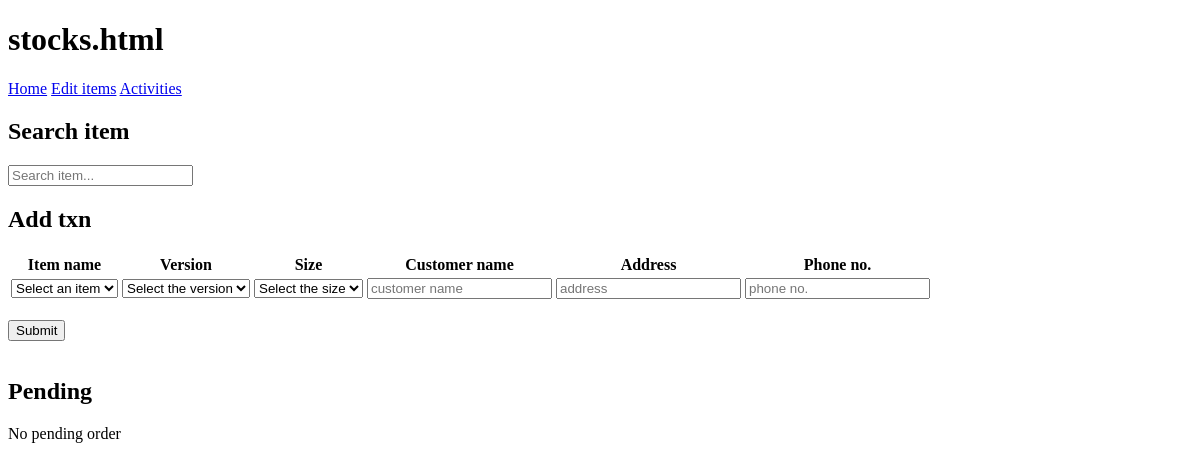
Before: /stocks with the older database file.
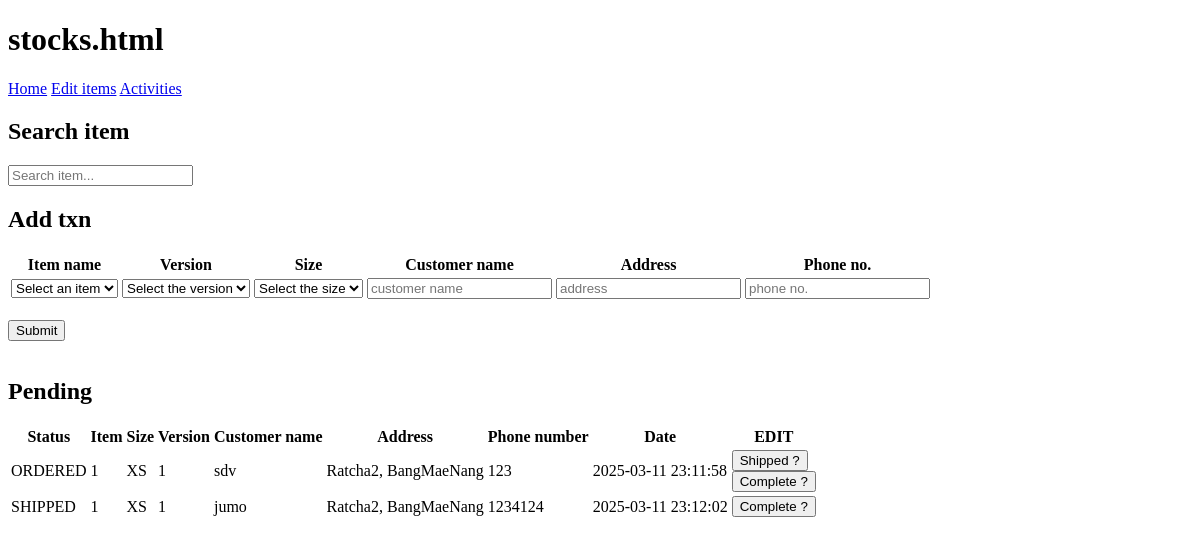
After: the same page with the newer database file.
### tables this page shows
CREATE TABLE "activities"
(
    ID           INTEGER
        primary key autoincrement,
    Status       TEXT default 'ORDERED' not null,
    Item         TEXT                   not null,
    Size         TEXT                   not null,
    Version      TEXT                   not null,
    CustomerName TEXT                   not null,
    Address      TEXT                   not null,
    PhoneNumber  NUMERIC                not null,
    Date         CURRENT_TIMESTAMP      not null,
    item_id      integer                not null
);

### app.py (the view, shortened to what this page needs)
@app.route('/stocks', methods=['GET', 'POST'])
def stocks():
    con = sqlite3.connect("endless.db")
    con.row_factory = sqlite3.Row
    db = con.cursor()
    name_and_version = db.execute("SELECT * FROM items ORDER BY Item").fetchall()
    activities = db.execute("SELECT * FROM activities").fetchall()
    size = db.execute("SELECT Size FROM sizes").fetchall()
    size_and_stocks = db.execute("SELECT * FROM size_and_stocks")
    if request.method == 'POST' and 'submit_txn' in request.form:
        item_name = request.form.get("item_name")
        size = request.form.get("size")
        version = request.form.get("version")
        customer = request.form.get("customer_name")
        address = request.form.get("address")
        phone = request.form.get("phone_no")
        phone = int(phone)
        if size == 'XS':
            sizeID = 1
        elif size == 'S':
            sizeID = 2
        elif size == 'M':
            sizeID = 3
        elif size == 'L':
            sizeID = 4
        elif size == 'XL':
            sizeID = 5
        elif size == 'XXL':
            sizeID = 6
        else:
            return render_template('stocks.html', message="invalid size")
        if not item_name or not size or not version or not customer or not address or not phone:
            return render_template('stocks.html', message="Please fill out all the fields")
        if phone <= 0:
            return render_template('stocks.html', message="Please enter the valid number")
        item_id = db.execute("SELECT ID FROM items WHERE Item = ? AND Version = ?", (item_name, version)).fetchall()
        item_id = item_id[0][0]
        if not item_id:
            return render_template('stocks.html', message="Item not found")
        quantity = db.execute(
            "SELECT Quantity from size_and_stocks JOIN sizes ON size_and_stocks.size_id = sizes.ID WHERE item_id = ? AND sizes.Size = ?",
            (item_id, size)).fetchall()
        quantity = quantity[0][0]
        if quantity < 1:
            flash("Out of stock")
            return redirect(url_for('stocks'))
        else:
            item_id = db.execute("SELECT ID FROM items WHERE Item = ? AND Version = ?", (item_name, version)).fetchall()
            quantity = quantity - 1
            db.execute("UPDATE size_and_stocks SET Quantity = ? WHERE item_id = ? AND size_id = ?",
                       (quantity, item_id[0][0], sizeID))
            db.execute(
                "INSERT INTO activities(Item,Size,Version,CustomerName,Address,PhoneNumber, Date, item_id) VALUES(?,?,?,?,?,?,DATETIME('now'),?)",
                (item_name, size, version, customer, address, phone, item_id[0][0]))
            con.commit()
            return redirect(url_for('stocks'))
    else:
        txn_query = db.execute("""
        SELECT * FROM activities
        WHERE Status <> ?
    """, ("COMPLETED",)).fetchall()
        return render_template('stocks.html', stocks=size_and_stocks, items=name_and_version, activities=activities,
                               size=size, txn_query=txn_query)

### templates/stocks.html (shortened to what this page needs)
<!DOCTYPE html>
<html lang="en">
<head>
</head>
<header>
    <h1>stocks.html</h1>
</header>
<body>
<a href="/">Home</a>
<a href="/edit_item">Edit items</a>
<a href="/activities">Activities</a>
<div>
    <h2>Search item</h2>
    <input type="search" placeholder="Search item..." id="INDEX">
</div>
<h2>Add txn</h2>
<form method="POST">
    <table>
        <thead>
        <th>Item name</th>
        <th>Version</th>
        <th>Size</th>
        <th>Customer name</th>
        <th>Address</th>
        <th>Phone no.</th>
        </thead>
        <tbody>
        <tr>
            <td>
                <select name="item_name" required>
                    <option selected="selected" value="">Select an item</option>
                </select>
            </td>
            <td>
                <select name="version" required>
                    <option selected="selected" value="">Select the version</option>
                </select>
            </td>
            <td>
                <select name="size" required>
                    <option selected="selected" value="">Select the size</option>
                </select>
            </td>
            <td>
                <input type="text" name="customer_name" placeholder="customer name" required>
            </td>
            <td>
                <input type="text" name="address" placeholder="address" required>
            </td>
            <td>
                <input type="number" name="phone_no" placeholder="phone no." required>
            </td>
        </tr>
        </tbody>
    </table>
    <br>
    <button type="submit" name="submit_txn">Submit</button>
</form>
<br>
<h2>Pending</h2>
{% set ns = namespace(ifPending=False) %}
{% for pending in txn_query %}
    {% if pending.Status == 'SHIPPED' or pending.Status == 'ORDERED' %}
        {% set ns.ifPending = True %}
    {% endif %}
{% endfor %}
{% if not txn_query %}
    <p>No pending order</p>
{% elif ns.ifPending %}
    <table id="pendingTable">
        <thead>
        <th>Status</th>
        <th>Item</th>
        <th>Size</th>
        <th>Version</th>
        <th>Customer name</th>
        <th>Address</th>
        <th>Phone number</th>
        <th>Date</th>
        <th>EDIT</th>
        </thead>
        <tbody id="tbody-status">
        {% for pending in txn_query %}
            {% if pending.Status == 'SHIPPED' or pending.Status == 'ORDERED' %}
                <tr>
                    <td>{{ pending.Status }}</td>
                    <td>{{ pending.Item }}</td>
                    <td>{{ pending.Size }}</td>
                    <td>{{ pending.Version }}</td>
                    <td>{{ pending.CustomerName }}</td>
                    <td>{{ pending.Address }}</td>
                    <td>{{ pending.PhoneNumber }}</td>
                    <td>{{ pending.Date }}</td>
                    <td>
                        {% if pending.Status != "SHIPPED" %}
                            <form method="POST">
                                <button name="ship">Shipped ?</button>
                            </form>
                        {% endif %}
                        <form method="POST">
                            <button name="complete">Complete ?</button>
                        </form>
                    </td>
                </tr>
            {% endif %}
        {% endfor %}
        </tbody>
    </table>
{% else %}
    <p>No pending order</p>
{% endif %}
</body>
</html>

Changed rows visible on the page:
added activities: Status "ORDERED", Item "1", Size "XS", Version "1", CustomerName "sdv", Address "Ratcha2, BangMaeNang", PhoneNumber "123", Date "2025-03-11 23:11:58"
added activities: Status "SHIPPED", Item "1", Size "XS", Version "1", CustomerName "jumo", Address "Ratcha2, BangMaeNang", PhoneNumber "1234124", Date "2025-03-11 23:12:02"
Other visible differences:
text no longer shown: "No pending order"
text now shown: "Status Item Size Version Customer name Address Phone number Date EDIT"
